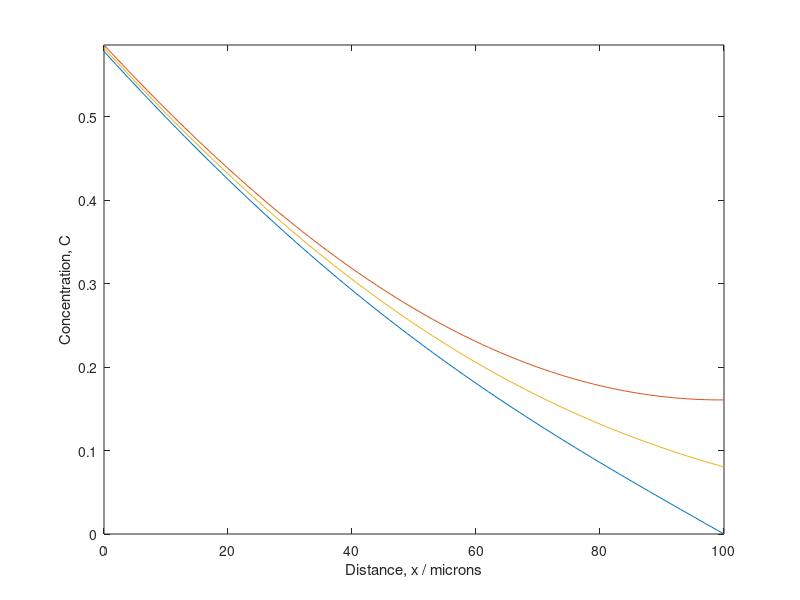

This chart was generated by the following MATLAB code:
%This script produces a Crank-Nicolson simulation of a stack of two layers
%of material. The main purpose is to simulate a diffusion profile of a system with a GDC
%electrolyte and an LSCF cathode as well as an interface between the two.

clear;close all

%% Define parameters
% Material properties
D_1=4; % Define diffusivity of cathode material [um^2/s] (LSCF)
D_2=4;  % Define diffusivity of electrolyte material [um^2/s] (GDC)
k=0.0772; % Define surface exchange coefficient of LSCF [um/s]
D_int=4; %Define interfacial resistance [s/um]
int_width=0;% Define the width of the interface region (0 is the default value)

% Experimental setup
Duration=.2; % Time of exchange in hours (found with Kiloran correction)
L = [20;80]; % Vector of the layer lengths, first element is the first layer

% Simulation parameters
delta_x=1; % Define the spatial step [um]
delta_t=2; % Define the time step [s] (this should be a derived parameter based on max value of sigma)

% Derived properties
%D_int=2*(r/delta_x+1/D_1+1/D_2)^-1; % Define the diffusivity of the interface [um^2/s]
Length=L(1)+L(2); % Total sample length [um]
steps_x=Length/delta_x+1; % Define number of spatial nodes
steps_t=Duration*3600/delta_t+1; % Define number of time steps
x=0:delta_x:Length; % Define the length of the profile in steps of delta_x
sigma_1=D_1*(delta_t)/(2*delta_x^2); % Calculate sigma of LSCF
sigma_2=D_2*(delta_t)/(2*delta_x^2); % Calculate sigma of GDC
sigma_int=D_int*(delta_t)/(2*delta_x^2);% Calculate sigma of the first interface
h=k/D_1; %Calculate h

%% Build simulation components
% Set up a sub-matrix L which contains the information regarding the surface exchange as well as diffusion through the LSCF layer

sub = zeros(round(steps_x)-1,1);
sub(1:L(1)/delta_x-1,1)=sigma_1;
sub(L(1)/delta_x:L(1)/delta_x+1,1)=sigma_int;
sub(L(1)/delta_x+1:end,1)=sigma_2;

sup = zeros(round(steps_x)-1,1);
sup(1:L(1)/delta_x-2,1)=sigma_1;
sup(L(1)/delta_x-1:L(1)/delta_x,1)=sigma_int;
sup(L(1)/delta_x+0:end,1)=sigma_2;

s1 = zeros(round(steps_x),1);
s1(1:L(1)/delta_x-1,1)=1-2*sigma_1;
s1(L(1)/delta_x:L(1)/delta_x+1,1)=1-2*sigma_int;
s1(L(1)/delta_x+1:end,1)=1-2*sigma_2;

A = full(gallery('tridiag',sub,s1,sup));
A(1,1) = 1-2*sigma_1*(1+delta_x*h); %Surface boundary condition
A(1,2) = 2*sigma_1; %Surface boundary condition
A(end,end) = 1+sigma_2; %Mirror boundary condition parameters
A(end,end-1) = -2*sigma_2;
A(end,end-2) = sigma_2;

A_n = full(gallery('tridiag',-sub,-s1+2,-sup));
A_n(1,1) = 1+2*sigma_1*(1+delta_x*h); %Surface boundary condition
A_n(1,2) = -2*sigma_1; %Surface boundary condition
A_n(end,end) = 1-sigma_2; %Mirror boundary condition parameters
A_n(end,end-1) = 2*sigma_2;
A_n(end,end-2) = -sigma_2;

A_Di = full(gallery('tridiag',sub,s1,sup));
A_Di(1,1) = 1-2*sigma_1*(1+delta_x*h); %Surface boundary condition
A_Di(1,2) = 2*sigma_1; %Surface boundary condition
A_Di(end,end) = 1; % Dirichlet boundary condition
A_Di(end,end-1) = 0;
A_Di(end,end-2) = 0;

A_n_Di = full(gallery('tridiag',-sub,-s1+2,-sup));
A_n_Di(1,1) = 1+2*sigma_1*(1+delta_x*h); %Surface boundary condition
A_n_Di(1,2) = -2*sigma_1; %Surface boundary condition
A_n_Di(end,end) = 1; %Mirror boundary condition parameters
A_n_Di(end,end-1) = 0;
A_n_Di(end,end-2) = 0;

%%%%%%%%%%%%%%%%%%%%%%%%%%%%%%%%%%%%%%%%%%%%%%%%%%%%%%%%%%%%%%%%%%%%%

% Define surface exchange vector
G = zeros(round(steps_x), 1);
G(1) = 4*delta_x*sigma_1*h; %surface boundary condition vector G

C = zeros(round(steps_x),1);%Initial position vector, 0 everywhere
C_Di = zeros(round(steps_x),1);


%% Run the iterative matrix calculation

for t=1:steps_t
    C = A_n\(A*C+G);
    C_Di = A_n_Di\(A_Di*C_Di+G);
    plot(x,C_Di,x,C,x,(C+C_Di)/2);
    xlim([0 Length])
    ylim([-0 inf]);
    xlabel('Distance, x / microns')
    ylabel('Concentration, C')
    drawnow
end

hold off

% Optional code to produce noisy data that can be used to test fitting
% functions

% snr = 50;
% out = awgn(C,snr);varargin;
%
% plot(out)
%
% writematrix(out,'GenNoiseInt.txt')
%


%%%%%%%%%%%%%%%%%%%%%%%%%%%%%%%%%%%%%%%%%%%%%%%%%%%%%%%
%% Initialise figure
% Fig=figure(...
%     'Units','normalized',...
%     'Position',[.3 .5 .5 .4],...
%     'Color',[1 1 1],...%    'renderer','painters',...
%     'WindowStyle','normal',...
%     'PaperPositionMode','auto',...
%     'PaperOrientation','landscape');
% h=plot(x,C,x,C_Di,x,C_t,'x-',[L(1),L(1)],[0,1],'k:','linewidth',1.5);
% set(gca,'TickLabelInterpreter','latex',...
%     'LineWidth',1.2,...
%     'FontSize',16);
% xlim([0 Length])
% ylim([0 1]); %inf is quite annoying to watch :-)
% xlabel('Distance, $x$ / microns','interpreter','latex')
% ylabel('Normalised isotopic fraction, $C''$','interpreter','latex')
% linkdata on %This updates the data in the plot
% set(gca,'TickLabelInterpreter','latex',...
%     'LineWidth',1.2,...
%     'FontSize',16);
% legend('C-N Simulation','Interface location', 'Interpreter','Latex');

%
% Layer1 = full(gallery('tridiag',round(L(1)/delta_x),sigma_1,1-2*sigma_1,sigma_1)); % Bulk diffusion parameters
% Layer1(1,1) = 1-2*sigma_1*(1+delta_x*h); %Surface boundary condition
% Layer1(1,2) = 2*sigma_1; %Surface boundary condition
%
% % Set up a sub-matrix E for the bulk diffusion properties of the electrolyte
% Layer2 = full(gallery('tridiag',round((L(2)-delta_x)/delta_x)+2,sigma_2,1-2*sigma_2,sigma_2)); %Bulk diffusion parameters
% Layer2(end,end) = 1+sigma_2; %Mirror boundary condition parameters
% Layer2(end,end-1) = -2*sigma_2;
% Layer2(end,end-2) = sigma_2;
%
% % Set up the main matrix which combines L, E and interface properties into one
% A = full(gallery('tridiag',round(steps_x),sigma_2,1-2*sigma_2,sigma_2)); % Create a tridiagonal basis using the electrolyte values
% A(1:L(1)/delta_x,1:L(1)/delta_x)=Layer1; %integrate the sub-matrix L into the main matrix
% A(round((Length-L(2))/delta_x)+1:end,round((Length-L(2))/delta_x)+1:end)=Layer2; %integrate the sub-matrix E into the main matrix
%
% % %Set up the part of the matrix at the interface with varying width
% for l=L(1)/delta_x:L(1)/delta_x+int_width % Creates a loop which ensures that the tridiagonal matrix at the interface is set up with varying interface width
%     A(l,l-1) = sigma_int;
%     A(l,l) = 1-2*sigma_int;
%     A(l,l+1) = sigma_int;
% end
%
%
% A(L(1)/delta_x+int_width,L(1)/delta_x+1+int_width) = sigma_2;
% A(L(1)/delta_x+1+int_width,L(1)/delta_x+int_width) = sigma_int; % Manual modification to ensure the matrix is set up correctly


% A(L(1)/delta_x,L(1)/delta_x-1)=sigma_1+0.25*(sigma_int-sigma_1);
% A(L(1)/delta_x,L(1)/delta_x)=1-2*sigma_1;
% A(L(1)/delta_x,L(1)/delta_x+1)=sigma_1-0.25*(sigma_int-sigma_1);
%
% A(L(1)/delta_x+1,L(1)/delta_x)=sigma_int+0.25*(sigma_2-sigma_1);
% A(L(1)/delta_x+1,L(1)/delta_x+1)=1-2*sigma_int;
% A(L(1)/delta_x+1,L(1)/delta_x+2)=sigma_int-0.25*(sigma_2-sigma_1);
%
% A(L(1)/delta_x+2,L(1)/delta_x+1)=sigma_2+0.25*(sigma_2-sigma_int);
% A(L(1)/delta_x+2,L(1)/delta_x+2)=1-2*sigma_2;
% A(L(1)/delta_x+2,L(1)/delta_x+3)=sigma_2-0.25*(sigma_2-sigma_int);

%%%%%%%%%%%%%%%%%%%%%%%%%%%%%%%%%%%%%%%%%%%%%%%%

%Setting up the transformation matrix for the next timestep A(n+1), which
%is just the same as the previous matrix but with flipped signs.

% Layer1_n = full(gallery('tridiag',round(L(1)/delta_x),-sigma_1,1+2*sigma_1,-sigma_1));
% Layer1_n(1,1) = 1+2*sigma_1*(1+delta_x*h);
% Layer1_n(1,2) = -2*sigma_1;
%
% Layer2_n = full(gallery('tridiag',round((L(2)-delta_x)/delta_x)+2,-sigma_2,1+2*sigma_2,-sigma_2));
% Layer2_n(end,end) = 1-sigma_2;
% Layer2_n(end,end-1) = 2*sigma_2;
% Layer2_n(end,end-2) = -sigma_2;
%
% A_n = full(gallery('tridiag',round(steps_x),-sigma_2,1+2*sigma_2,-sigma_2));
% A_n(1:L(1)/delta_x,1:L(1)/delta_x)=Layer1_n;
% A_n(round((Length-L(2))/delta_x)+1:end,round((Length-L(2))/delta_x)+1:end)=Layer2_n;
%
% for l=L(1)/delta_x:(L(1)+int_width)/delta_x
%     A_n(l,l-1) = -sigma_int;
%     A_n(l,l) = 1+2*sigma_int;
%     A_n(l,l+1) = -sigma_int;
% end
%
% A_n(L(1)/delta_x+int_width,L(1)/delta_x+1+int_width) = -sigma_2;
% A_n(L(1)/delta_x+1+int_width,L(1)/delta_x+int_width) = -sigma_int;



% A_n(L(1)/delta_x,L(1)/delta_x-1)=-sigma_1+0.25*(sigma_int-sigma_1);
% A_n(L(1)/delta_x,L(1)/delta_x)=1+2*sigma_1;
% A_n(L(1)/delta_x,L(1)/delta_x+1)=-sigma_1-0.25*(sigma_int-sigma_1);
%
% A_n(L(1)/delta_x+1,L(1)/delta_x)=-sigma_int+0.25*(sigma_2-sigma_1);
% A_n(L(1)/delta_x+1,L(1)/delta_x+1)=1+2*sigma_int;
% A_n(L(1)/delta_x+1,L(1)/delta_x+2)=-sigma_int-0.25*(sigma_2-sigma_1);
%
% A_n(L(1)/delta_x+2,L(1)/delta_x+1)=-sigma_2+0.25*(sigma_2-sigma_int);
% A_n(L(1)/delta_x+2,L(1)/delta_x+2)=1+2*sigma_2;
% A_n(L(1)/delta_x+2,L(1)/delta_x+3)=-sigma_2-0.25*(sigma_2-sigma_int);